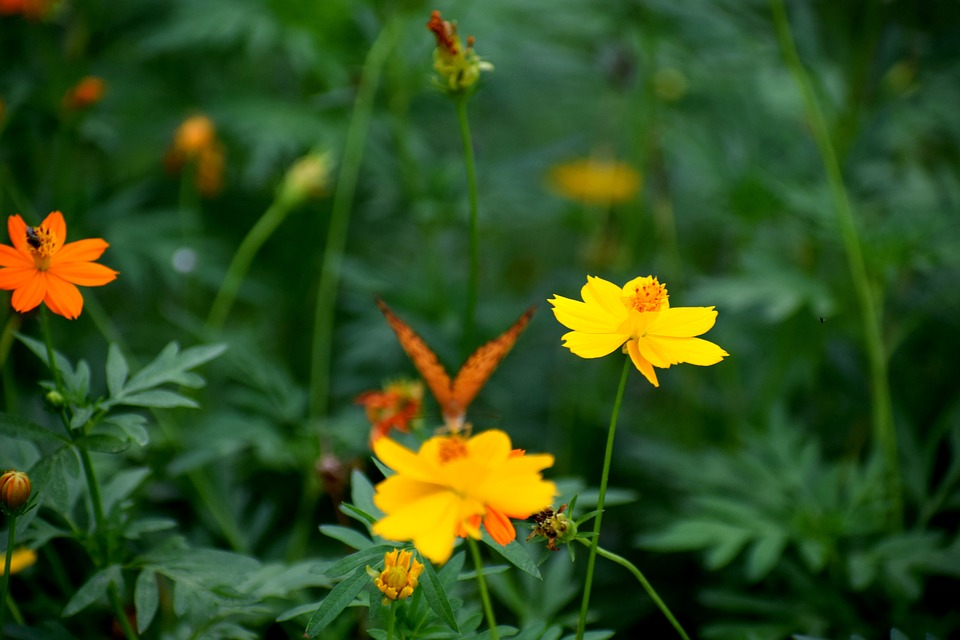
#> input picture colorpalette/src_imgs/test6.jpg, 960 x 640 px
$ python colormain.py   (Python 2 division)
#> lines starting #> are read from the running program, lines starting #| are printed output that depends on the picture; long printed decimals are rounded
### colorpalette/default_palette.py
"""Uses k means to determine the dominate colors in an image. Displays the results in a color histogram and saves the
RGB values in a csv file. """
from sklearn.cluster import KMeans
import matplotlib.pyplot as plt
import utils
import cv2
import csv
import itertools
from colorsys import rgb_to_hsv, hsv_to_rgb
from operator import itemgetter
import math
import numpy as np

DEFAULT_NUM_COLORS = 5
DEFAULT_MINV = 150
DEFAULT_MAXV = 255
SCALE = 256.0
COLORWHEEL = {"red": (255, 0, 0), "rose": (255, 0, 128), "magenta": (255, 0, 255), "violet": (128, 0, 255),
              "blue": (0, 0, 255), "azure": (0, 128, 255), "cyan": (0, 255, 255),
              "spring green": (0, 255, 128), "green": (0, 255, 0), "chartreuse": (128, 255, 0), "yellow": (225, 255, 0),
              "orange": (255, 128, 0)}


# [4 lines left out: function user_input, not called in this run]


def down_scale(x):
    return x / SCALE


def up_scale(x):
    return int(x * SCALE)


def clamp(color, min_v, max_v):
    # clamps a color such that its value is between min_v and max_v
    h, s, v = rgb_to_hsv(*map(down_scale, color))
    min_v, max_v = map(down_scale, (min_v, max_v))
    v = min(max(min_v, v), max_v)
    return tuple(map(up_scale, hsv_to_rgb(h, s, v)))


def dominant_colors(image, orig_image, n=DEFAULT_NUM_COLORS):
    # cluster the pixel intensities
    clt = KMeans(n_clusters=n)
    clt.fit(image)

    # build histogram of clusters and create a figure
    # representing the number of pixels labeled to each color
    hist = utils.centroid_histogram(clt)
    bar = utils.plot_colors(hist, clt.cluster_centers_)

    # make a list of lists containing the centroids RGB values
    palette = clt.cluster_centers_.astype('int').tolist()

    # make a dictionary with keys being the percentages and values being the rgbs
    output_palette = {}
    for index, color in enumerate(palette):
        output_palette[hist[index]] = color
    return bar, output_palette


def get_hsvs(clrs):
    # iterate through a list of rgb values, convert into hsv, and append to another list
    return [get_hsv(clr) for clr in clrs]


def get_hsv(clr):
    # convert a single rgb value into hsv
    h, s, v = rgb_to_hsv(*map(down_scale, clr))
    h, s, v = 360 * h, 100 * s, 100 * v
    return h, s, v


def get_rgbs(clrs):
    # iterate through a list of hsv values, convert into rgb, and append to another list
    return [get_rgb(clr) for clr in clrs]


def get_rgb(clr):
    # convert a single hsv value into rgb
    h, s, v = clr
    h, s, v = h / 360, s / 100, v / 100
    return tuple(map(up_scale, hsv_to_rgb(h, s, v)))


def get_mag(rgb):
    # return the magnitude of a rgb pixel/vector
    r, g, b = rgb
    return math.sqrt(r ** 2 + g ** 2 + b ** 2)


def get_brightness(hsv):
    # return the magnitude of just the S and V components of a hsv pixel/vector
    h, s, v = hsv
    return math.sqrt(s ** 2 + v ** 2)


# [6 lines left out: function get_hexs, not called in this run]


def show_colors(bar, save=None):
    # show our color bar
    plt.figure()
    plt.axis("off")
    plt.imshow(bar)
    if save:
        plt.savefig(save)
    plt.show()
    plt.close()


def cropped(image):
    # first resize image
    r = 100.0 / image.shape[1]
    dim = (100, int(image.shape[0] * r))
    image = cv2.resize(image, dim, interpolation=cv2.INTER_AREA)

    # iterate through the image width and height to create all possible crops
    images = []
    height, width = image.shape[:2]
    delta_x = width / 4
    delta_y = height / 4
    index_x = 0
    index_y = 0
    for i in range(0, 4):
        for j in range(0, 4):
            temp_img = image[index_y:index_y + delta_y, index_x:index_x + delta_x]
            # cv2.imshow("cropped", temp_img)
            # cv2.waitKey(500)
            images.append(temp_img)
            index_y += delta_y
        index_y = 0
        index_x += delta_x

    # iterate through the cropped images to generate an array of clamped pixels
    images2 = []
    for img in images:
        # reshape image to list of pixels
        img = img.reshape((img.shape[0] * img.shape[1], 3))
        image2 = []
        # make sure pixels are in the right brightness ranges
        for pix in img:
            pix = clamp(pix, DEFAULT_MINV, DEFAULT_MAXV)
            image2.append(pix)
        images2.append(image2)
    return images2


def edit_image(image):
    # TESTING: show our image
    # cv2.imshow('image',image)
    # cv2.waitKey(0)
    # cv2.destroyAllWindows()

    r = 100.0 / image.shape[1]
    dim = (100, int(image.shape[0] * r))

    # perform the actual resizing of the image and show it
    resized = cv2.resize(image, dim, interpolation=cv2.INTER_AREA)
    # cv2.imshow("resized", resized)
    # cv2.waitKey(0)

    # reshape image to list of pixels and clamp values
    image = resized.reshape((resized.shape[0] * resized.shape[1], 3))
    image2 = []
    for pix in image:
        pix = clamp(pix, DEFAULT_MINV, DEFAULT_MAXV)
        image2.append(pix)
    return image2


def default_palette(image, orig_image):
    """

    :param image_path: The image that you want to create color palette from
    :return: list of 5 HSV values to plot for the palette
    """

    # stores the rgb and hsv info for dominant and accent colors
    dominants_rgb = []
    dominants_hsv = []
    accents_rgb = []
    accents_hsv = []
    final_palette = []

    # find top 5 dominant colors of entire image
    bar1, palette1 = dominant_colors(image, orig_image)
    print(palette1)
    # show colors
    # show_colors(bar1)

    # get the top 1 dominant color from palette1
    first = palette1.pop(max(palette1))
    dominants_hsv.append(get_hsv(first))
    dom_h = dominants_hsv[0][0]
    print(dominants_hsv)

    # Find next dominant color from palette1 that is similar to first dominant color by taking smallest difference in hue
    # Find the two potential accent colors from palette1 by picking the two dominant colors that are most different in hue to the most dominant color
    hsvs = get_hsvs(palette1.values())
    sub_hsvs = []
    for hsv in hsvs:
        sub_hsvs.append(abs(hsv[0] - dom_h))

    # print(hsvs)
    # print(sub_hsvs)

    # sort the hue differences from least difference to most difference
    hsvs.sort(key=dict(zip(hsvs, sub_hsvs)).get)
    # print(hsvs)
    dominants_hsv.append(hsvs[0])  # first elm is most dominant color
    accents_hsv.extend(hsvs[-2:])  # last elm is most diff in hue from dominant color

    max_diff2 = abs(accents_hsv[-2][0] - dom_h)  # difference between dominant and second accent
    max_diff1 = abs(accents_hsv[-1][0] - dom_h) # difference between dominant and first accent
    min_diff = abs(dominants_hsv[-1][0] - dom_h) # difference between dominant and second dominant

    # print(max_dis, min_dis)
    # print(dominants_hsv)
    # print(accents_hsv)
    dominants_rgb.extend(get_rgbs(dominants_hsv))
    accents_rgb.extend(get_rgbs(accents_hsv))
    print(dominants_rgb)
    print(accents_rgb)

    # Examine the cropped images (consider resizing the cropped images) and look for better accents
    # look for brighter accents (go by magnitude of rgb), maybe more different from dominant colors (but watch out for outliers)
    # also look for alternatives to dominant colors by also optimizing magnitude of rgb
    cropped_images = cropped(orig_image)

    for crop in cropped_images:
        # find top 3 most dominant colors in each crop image
        bar, palette = dominant_colors(crop, 3)
        # show_colors(bar)
        temp_hsvs = get_hsvs(palette.values())
        for hsv in temp_hsvs:
            rgb = get_rgb(hsv)
            mag1 = get_mag(rgb)
            brightness1 = get_brightness(hsv)
            diff = abs(hsv[0] - dom_h)
            if diff - max_diff1 > 10 and brightness1 > get_brightness(accents_hsv[-1]):
                # found a color that is more different from dominant than current 1st accent
                max_diff2 = max_diff1
                accents_rgb[-2] = accents_rgb[-1]
                accents_hsv[-2] = accents_hsv[-1]

                max_diff1 = diff
                accents_rgb[-1] = rgb
                accents_hsv[-1] = hsv
                print("replace 1st accent", rgb)

            elif diff - max_diff2 > 10 and brightness1 > get_brightness(accents_hsv[-2]):
                max_diff2 = diff
                accents_rgb[-2] = rgb
                accents_hsv[-2] = hsv
                # found a color that is more different from dominant than current 2nd accent
                print("replace 2nd accent", rgb)

            elif abs(diff - max_diff2) < 10 and mag1 > get_mag(accents_rgb[-2]):
                # found a color that is similar in hue to 2nd accent
                max_diff2 = diff
                accents_rgb[-2] = rgb
                accents_hsv[-2] = hsv
                print("maybe found a brighter color to replace 2nd accent", rgb)

            elif abs(diff - max_diff1) < 10 and mag1 > get_mag(accents_rgb[-1]):
                # found a color that is similar in hue to 1st accent
                max_diff1 = diff
                accents_rgb[-1] = rgb
                accents_hsv[-1] = hsv
                print("maybe found a brighter color to replace 1st accent", rgb)

    #Find transition dominant color and add to list of dominants
    #transdomS, transdomV = max(dominants_hsv[-1][1], dominants_hsv[0][1]), max(dominants_hsv[-1][2], dominants_hsv[0][2])
    transdomH = (abs(dominants_hsv[-1][0] - dominants_hsv[0][0])) / 2 + min(dominants_hsv[-1][0], dominants_hsv[0][0])
    transdomS = (abs(dominants_hsv[-1][1] - dominants_hsv[0][1])) / 2 + min(dominants_hsv[-1][1], dominants_hsv[0][1])
    transdomV = (abs(dominants_hsv[-1][2] - dominants_hsv[0][2])) / 2 + min(dominants_hsv[-1][2], dominants_hsv[0][2])

    dominants_hsv.insert(1, (transdomH, transdomS, transdomV))
    dominants_rgb.insert(1, get_rgb((transdomH, transdomS, transdomV)))
    dominants_rgb.extend(accents_rgb)

    return dominants_rgb

### colorpalette/utils.py
# import the necessary packages
import numpy as np
# import cv2
from PIL import ImageDraw, Image


def centroid_histogram(clt):
    """Grab the number of different clusters and create a histogram based
    on the number of pixels assigned to each cluster

    Args:
        clt (sklearn.cluster.Kmeans): a sklearn.cluster.Kmeans object that contains centroid
                                      locations and labels for each point
    Returns:
        hist (np.histogram): TODO
    """
    # create a histogram for clt.labels_ with the numbers of centroids as bin numbers
    (hist, _) = np.histogram(clt.labels_, bins=len(clt.cluster_centers_))

    # normalize the histogram, such that it sums to one
    hist = hist.astype("float")
    hist /= hist.sum()

    # return the histogram
    return hist


def plot_colors(hist, centroids):
    """Initialize the bar chart representing the relative frequency of each of the colors.

    Args:
        hist (np.histogram): a histogram showing how many points are associated with
                             each centroid
    Returns:
        bar (np.arrary/image): a bar graph that display the centroid colors based on
                               the distribution in histogram
    """
    bar = np.zeros((100, 600, 3), dtype="uint8")
    startX = 0

    # loop over the percentage of each cluster and the color of
    # each cluster
    bar = Image.fromarray(bar)
    bar2 = ImageDraw.Draw(bar)
    for (percent, color) in zip(hist, centroids):
        # plot the relative percentage of each cluster
        endX = startX + (percent * 600)
        bar2.rectangle([int(startX), 0, int(endX), 100], fill=tuple(color.astype("uint8")), outline=tuple(color.astype("uint8")))
        # cv2.rectangle(bar, (int(startX), 0), (int(endX), 50),
        #               color.astype("uint8").tolist(), -1)
        startX = endX
    return bar

### colorpalette/colormain.py
from default_palette import *
import colorwheel
import utils

palette = []
final_palette = []

if __name__ == "__main__":
    user_input = input("Select your palette type (1 = Default, 2 = Complementary, 3 = Analogous):")
#> the answer given: 1

    # load image and convert from BGR to RBG
    image_path = 'src_imgs/test6.jpg'
    orig_image = cv2.imread(image_path)
#> orig_image is the input picture: shape (640, 960, 3); mean B, G, R 28.9, 79, 49.5
    orig_image = cv2.cvtColor(orig_image, cv2.COLOR_BGR2RGB)
    image = edit_image(orig_image)
#> in edit_image, `resized = cv2.resize(image, dim, interpolation=cv2.INTER_AREA)`:
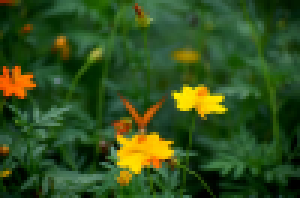
#> resized: shape (66, 100, 3) (shown 3 times larger); mean R, G, B 49.5, 79, 28.9
#> the loop in edit_image, `for pix in image:` made 6600 passes
#> (pix, h in clamp, s in clamp) on passes 1 to 3: ((150, 41, 2), 0.044, 0.984), ((150, 41, 1), 0.0456, 0.992), ((150, 54, 1), 0.0598, 0.992)
#> after the loop in edit_image, `for pix in image:`: image2 = 6600 items, first 6: (150, 41, 2), (150, 41, 1), (150, 54, 1), (150, 74, 1), (150, 100, 1), (140, 150, 9)
#> image has the same summary as image2 in edit_image
    if int(user_input) == 2:

        # find top 5 dominant colors of entire image
        bar1, palette1 = dominant_colors(image, orig_image)

        # get the top 1 dominant color from palette1
        first = palette1.pop(max(palette1))
        hsv = get_hsv(first)
        palette = colorwheel.complement(hsv)
        print(str(palette))

    elif int(user_input) == 3:

        # find top 5 dominant colors of entire image
        bar1, palette1 = dominant_colors(image, orig_image)
        print(palette1)

        # get the top 1 dominant color from palette1
        first = palette1.pop(max(palette1))
        print(first)
        hsv = get_hsv(first)
        palette = colorwheel.analogous(hsv)

    else:
        palette = default_palette(image, orig_image)
#> in dominant_colors, `bar = utils.plot_colors(hist, clt.cluster_centers_)`:
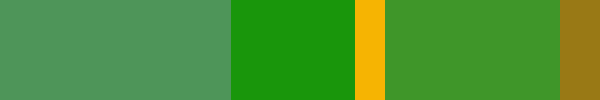
#> bar: PIL image 600x100 RGB; mean R, G, B 76.1, 149.2, 50
#> in default_palette, `bar1, palette1 = dominant_colors(image, orig_image)`: palette1 = {0.385: [78, 149, 89], 0.207: [25, 150, 11], 0.0498: [246, 180, 2], 0.292: [63, 150, 41], 0.0658: [153, 121, 21]}
#| {0.3853: [78, 149, 89], 0.2073: [25, 150, 11], 0.04985: [246, 180, 2], 0.2918: [63, 150, 41], 0.06576: [153, 121, 21]}
#> in default_palette, `first = palette1.pop(max(palette1))`: first = [78, 149, 89]
#> in get_hsv, `h, s, v = rgb_to_hsv(*map(down_scale, clr))`: h = 0.359; s = 0.477; v = 0.582
#> in get_hsv, `h, s, v = 360 * h, 100 * s, 100 * v`: h = 129.3; s = 47.65; v = 58.2
#> in default_palette, `dom_h = dominants_hsv[0][0]`: dom_h = 129.3
#| [(129.296, 47.651, 58.203)]
#> in default_palette, `hsvs = get_hsvs(palette1.values())`: hsvs = [(114, 92.67, 58.59), (43.77, 99.19, 96.09), (107.9, 72.67, 58.59), (45.45, 86.27, 59.77)]
#> the loop in default_palette, `for hsv in hsvs:` made 4 passes
#> after the loop in default_palette, `for hsv in hsvs:`: sub_hsvs = [15.34, 85.53, 21.41, 83.84]
#> in default_palette, `max_diff2 = abs(accents_hsv[-2][0] - dom_h)`: max_diff2 = 83.84
#> in default_palette, `max_diff1 = abs(accents_hsv[-1][0] - dom_h)`: max_diff1 = 85.53
#> in default_palette, `min_diff = abs(dominants_hsv[-1][0] - dom_h)`: min_diff = 15.34
#| [(78, 149, 89), (25, 150, 11)]
#| [(153, 121, 20), (246, 180, 2)]
#> after the loop in cropped, `for i in range(0, 4):`: images = 16 items; index_x = 100
#> the loop in cropped, `for img in images:` made 16 passes
#> the loop in default_palette, `for crop in cropped_images:` made 16 passes
#| replace 1st accent (246, 107, 0)
#| maybe found a brighter color to replace 2nd accent (250, 195, 1)
#| maybe found a brighter color to replace 2nd accent (248, 208, 0)
#> pass 1, in dominant_colors (call 2), `bar = utils.plot_colors(hist, clt.cluster_centers_)`:
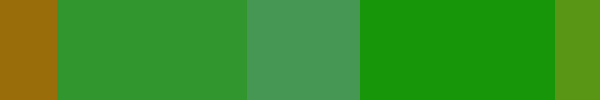
#> bar: PIL image 600x100 RGB; mean R, G, B 57.6, 146.1, 35.7
#> pass 2, in dominant_colors (call 3), `bar = utils.plot_colors(hist, clt.cluster_centers_)`:
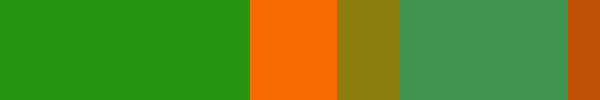
#> bar: PIL image 600x100 RGB; mean R, G, B 95.2, 137, 30.8
#> pass 3, in dominant_colors (call 4), `bar = utils.plot_colors(hist, clt.cluster_centers_)`:
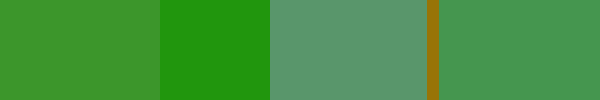
#> bar: PIL image 600x100 RGB; mean R, G, B 66.9, 149.3, 63.2
        print(palette)
#| [(78, 149, 89), (44, 149, 47), (25, 150, 11), (248, 208, 0), (246, 107, 0)]

    final_palette.extend(palette)
    final_palette = map(list, final_palette)
    final_palette2 = np.array(final_palette)
    hist = [1.0 / len(final_palette2)] * len(final_palette2)
    bar = utils.plot_colors(hist, final_palette2)
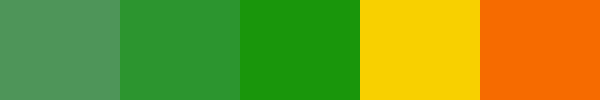
#> bar: PIL image 600x100 RGB; mean R, G, B 128.2, 152.6, 29.4
    show_colors(bar)

$ run again, with colorpalette/src_imgs/test2.jpg copied over colorpalette/src_imgs/test6.jpg
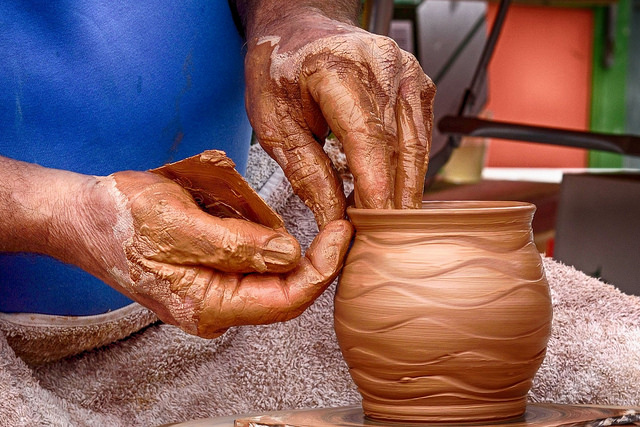
#> input picture colorpalette/src_imgs/test2.jpg, 640 x 427 px
#> orig_image is the input picture: shape (427, 640, 3); mean B, G, R 92.8, 95, 133.1
#> the loop in edit_image, `for pix in image:` made 6600 passes
#> (pix, h in clamp, s in clamp, v in clamp) on passes 1 to 3: ((12, 66, 167), 0.608, 0.922, 0.652), ((10, 62, 161), 0.608, 0.938, 0.629), ((6, 56, 154), 0.61, 0.955, 0.602)
#> after the loop in edit_image, `for pix in image:`: image2 = 6600 items, first 6: (12, 66, 167), (10, 62, 161), (6, 56, 154), (5, 51, 150), (3, 49, 150), (4, 46, 150)
#> image has the same summary as image2 in edit_image
#> in dominant_colors, `bar = utils.plot_colors(hist, clt.cluster_centers_)`:
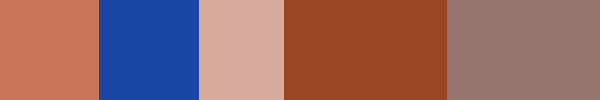
#> bar: PIL image 600x100 RGB; mean R, G, B 147.6, 104.1, 101.7
#> palette1 = {0.165: [200, 118, 87], 0.167: [26, 71, 166], 0.141: [217, 171, 156], 0.272: [153, 70, 38], 0.254: [149, 116, 107]}
#| {0.1655: [200, 118, 87], 0.1671: [26, 71, 166], 0.1414: [217, 171, 156], 0.2723: [153, 70, 38], 0.2538: [149, 116, 107]}
#> first = [153, 70, 38]
#> in get_hsv, `h, s, v = rgb_to_hsv(*map(down_scale, clr))`: h = 0.0464; s = 0.752; v = 0.598
#> in get_hsv, `h, s, v = 360 * h, 100 * s, 100 * v`: h = 16.7; s = 75.16; v = 59.77
#> dom_h = 16.7
#| [(16.696, 75.163, 59.766)]
#> hsvs = [(16.46, 56.5, 78.12), (220.7, 84.34, 64.84), (14.75, 28.11, 84.77), (12.86, 28.19, 58.2)]
#> the loop in default_palette, `for hsv in hsvs:` made 4 passes
#> after the loop in default_palette, `for hsv in hsvs:`: sub_hsvs = [0.235, 204, 1.94, 3.84]
#> max_diff2 = 3.84
#> max_diff1 = 204
#> min_diff = 0.235
#| [(153, 69, 38), (200, 118, 87)]
#| [(149, 116, 107), (25, 70, 166)]
#> after the loop in cropped, `for i in range(0, 4):`: images = 16 items; index_x = 100
#> the loop in cropped, `for img in images:` made 16 passes
#> the loop in default_palette, `for crop in cropped_images:` made 16 passes
#| replace 2nd accent (26, 75, 175)
#| maybe found a brighter color to replace 2nd accent (88, 119, 212)
#| maybe found a brighter color to replace 1st accent (46, 88, 187)
#| maybe found a brighter color to replace 1st accent (68, 102, 199)
#| [(153, 69, 38), (176, 92, 60), (200, 118, 87), (88, 119, 212), (68, 102, 199)]
#> `bar = utils.plot_colors(hist, final_palette2)`:
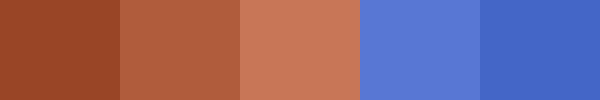
#> bar: PIL image 600x100 RGB; mean R, G, B 137, 100, 119.2

$ run again, with colorpalette/src_imgs/test3.jpg copied over colorpalette/src_imgs/test6.jpg
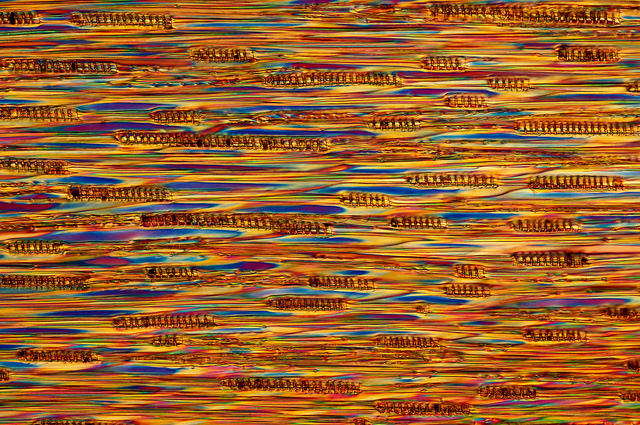
#> input picture colorpalette/src_imgs/test3.jpg, 640 x 425 px
#> orig_image is the input picture: shape (425, 640, 3); mean B, G, R 45, 96.4, 153
#> in edit_image, `resized = cv2.resize(image, dim, interpolation=cv2.INTER_AREA)`:
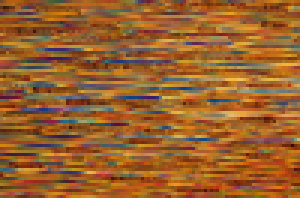
#> resized: shape (66, 100, 3) (shown 3 times larger); mean R, G, B 153, 96.4, 45
#> the loop in edit_image, `for pix in image:` made 6600 passes
#> (pix, h in clamp, s in clamp, v in clamp) on passes 1 to 3: ((150, 91, 47), 0.072, 0.686, 0.586), ((150, 90, 38), 0.0784, 0.745, 0.586), ((167, 95, 26), 0.0816, 0.844, 0.652)
#> after the loop in edit_image, `for pix in image:`: image2 = 6600 items, first 6: (150, 91, 47), (150, 90, 38), (167, 95, 26), (180, 93, 16), (182, 95, 16), (179, 95, 16)
#> image has the same summary as image2 in edit_image
#> palette1 = {0.0598: [104, 115, 146], 0.153: [200, 136, 47], 0.286: [154, 72, 29], 0.157: [152, 123, 87], 0.343: [168, 103, 35]}
#| {0.05985: [104, 115, 146], 0.1535: [200, 136, 47], 0.2862: [154, 72, 29], 0.157: [152, 123, 87], 0.3435: [168, 103, 35]}
#> first = [168, 103, 35]
#> in get_hsv, `h, s, v = rgb_to_hsv(*map(down_scale, clr))`: h = 0.0852; s = 0.792; v = 0.656
#> in get_hsv, `h, s, v = 360 * h, 100 * s, 100 * v`: h = 30.68; s = 79.17; v = 65.62
#> dom_h = 30.68
#| [(30.677, 79.167, 65.625)]
#> hsvs = [(224.3, 28.77, 57.03), (34.9, 76.5, 78.12), (20.64, 81.17, 60.16), (33.23, 42.76, 59.38)]
#> the loop in default_palette, `for hsv in hsvs:` made 4 passes
#> after the loop in default_palette, `for hsv in hsvs:`: sub_hsvs = [193.6, 4.23, 10.04, 2.55]
#> max_diff2 = 10.04
#> max_diff1 = 193.6
#> min_diff = 2.55
#| [(168, 103, 35), (152, 123, 87)]
#| [(154, 72, 29), (104, 115, 146)]
#> after the loop in cropped, `for i in range(0, 4):`: images = 16 items; index_x = 100
#> the loop in cropped, `for img in images:` made 16 passes
#> the loop in default_palette, `for crop in cropped_images:` made 16 passes
#| maybe found a brighter color to replace 2nd accent (160, 95, 31)
#| maybe found a brighter color to replace 2nd accent (195, 125, 32)
#| replace 1st accent (86, 53, 149)
#| replace 2nd accent (84, 88, 149)
#| maybe found a brighter color to replace 1st accent (100, 86, 149)
#| maybe found a brighter color to replace 2nd accent (90, 104, 149)
#> (further printed lines are left out)
#| [(168, 103, 35), (160, 114, 62), (152, 123, 87), (121, 124, 135), (100, 86, 149)]
#> `bar = utils.plot_colors(hist, final_palette2)`:
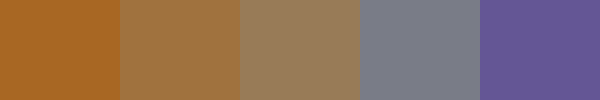
#> bar: PIL image 600x100 RGB; mean R, G, B 140.2, 110, 93.6
